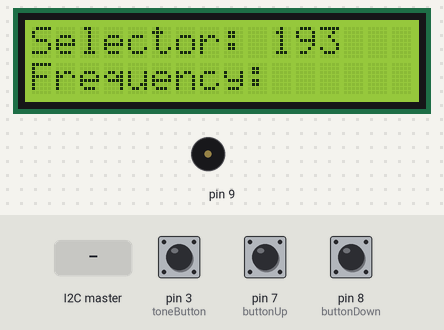
The sketch below on a simulated Arduino Uno, built with avr-gcc and run on an emulated ATmega328P. On the bench: 16×2 character LCD, buzzer (waves = sounding). Inputs (shaded band) come from the test bench; at power-on: pin 3 (toneButton) LOW, pin 7 (buttonUp) LOW, pin 8 (buttonDown) HIGH. What the sketch prints to the serial monitor is not drawn.

Above: at 1.2 s.
1.3 s: pin 3 (toneButton) pulled HIGH for 0.15 s
At 1.51 s:
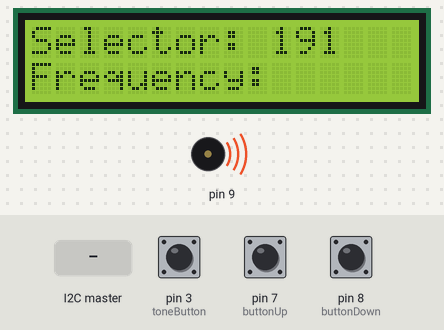
2.0 s: the I2C master sends the byte 1
At 2.12 s:
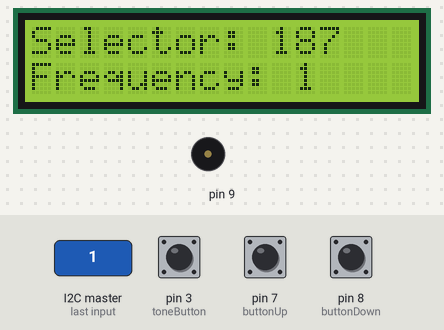
3.5 s: pin 7 (buttonUp) pulled HIGH for 3.2 s
7.3 s: pin 3 (toneButton) pulled HIGH for 1 s
At 7.45 s:
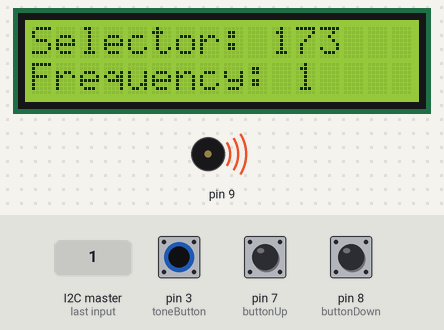
Timing chart, 0 to 9.9 s (numbered marks = the images above; inputs shaded):
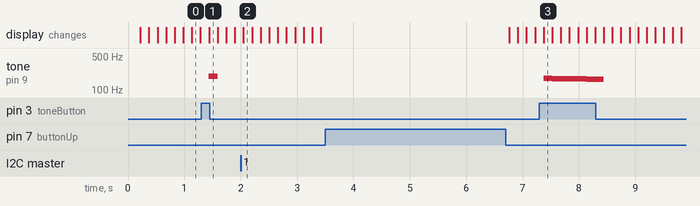

The sketch:

LCD_orignal.ino
```cpp
#include <Wire.h>
#include <LiquidCrystal.h>
LiquidCrystal lcd(4,6,10,11,12,13);

const int toneButton = 3;
const int buttonUp = 7;
const int buttonDown = 8;
const int increment = 1;
int frequencyTarget=200;
const int maxFrequency=299;
const int minFrequency=33;


void setup()
{
  Wire.begin(8);
  Serial.begin(9600);
  lcd.begin (16,2);
  pinMode(buttonUp,INPUT);
  pinMode(buttonDown,INPUT);
  lcd.setCursor (0,0);
  lcd.print ("Selector: ");
  lcd.setCursor (10,0);
  lcd.print (frequencyTarget);


}

void loop() {
  Serial.begin(9600);
  lcd.setCursor(0,1);
  lcd.print("Frequency: ");
  lcd.setCursor(11,1);
  Wire.onReceive(receiveEvent);
delay(150);

lcd.setCursor (10,0);
if(digitalRead (buttonUp) == HIGH && digitalRead(buttonDown) == LOW )
  {
    //tone(9, frequencyTarget);
    if(frequencyTarget <= maxFrequency)
    {
    frequencyUp();
    }
  }
 if(digitalRead (buttonDown) == HIGH && digitalRead(buttonUp) == LOW )
  {
    //tone(9, frequencyTarget);
    if(frequencyTarget >= minFrequency)
    {
    frequencyDown();
    }
  }
 if(frequencyTarget < 100)
  {
    lcd.setCursor(12,0);
    lcd.print(" ");
  }
 if(digitalRead(toneButton) == HIGH)
  {
    tone(9, frequencyTarget);
  }
 if(digitalRead(toneButton) == LOW)
  {
    noTone(9);
  }
}
void frequencyUp()
{
    frequencyTarget = frequencyTarget + increment;
    lcd.print(frequencyTarget);
   // delay(150);
}

void frequencyDown()
{
    frequencyTarget = frequencyTarget - increment;
    lcd.print(frequencyTarget);
    //delay(150);
}

void receiveEvent(int bytes){
  int x = Wire.read();
  lcd.print(x);
  Serial.print(x);
}
```

Measured:
- after the input at 1.3 s, tone on pin 9: silent → 191 Hz after 0.14 s, → silent 0.15 s later
- after the input at 7.3 s, tone on pin 9: plays 173 Hz for 0.15 s, 172 Hz for 0.15 s, 171 Hz for 0.15 s, 170 Hz for 0.15 s, 169 Hz for 0.15 s, 168 Hz for 0.15 s … (7 notes in this stretch), starting after 0.07 s
